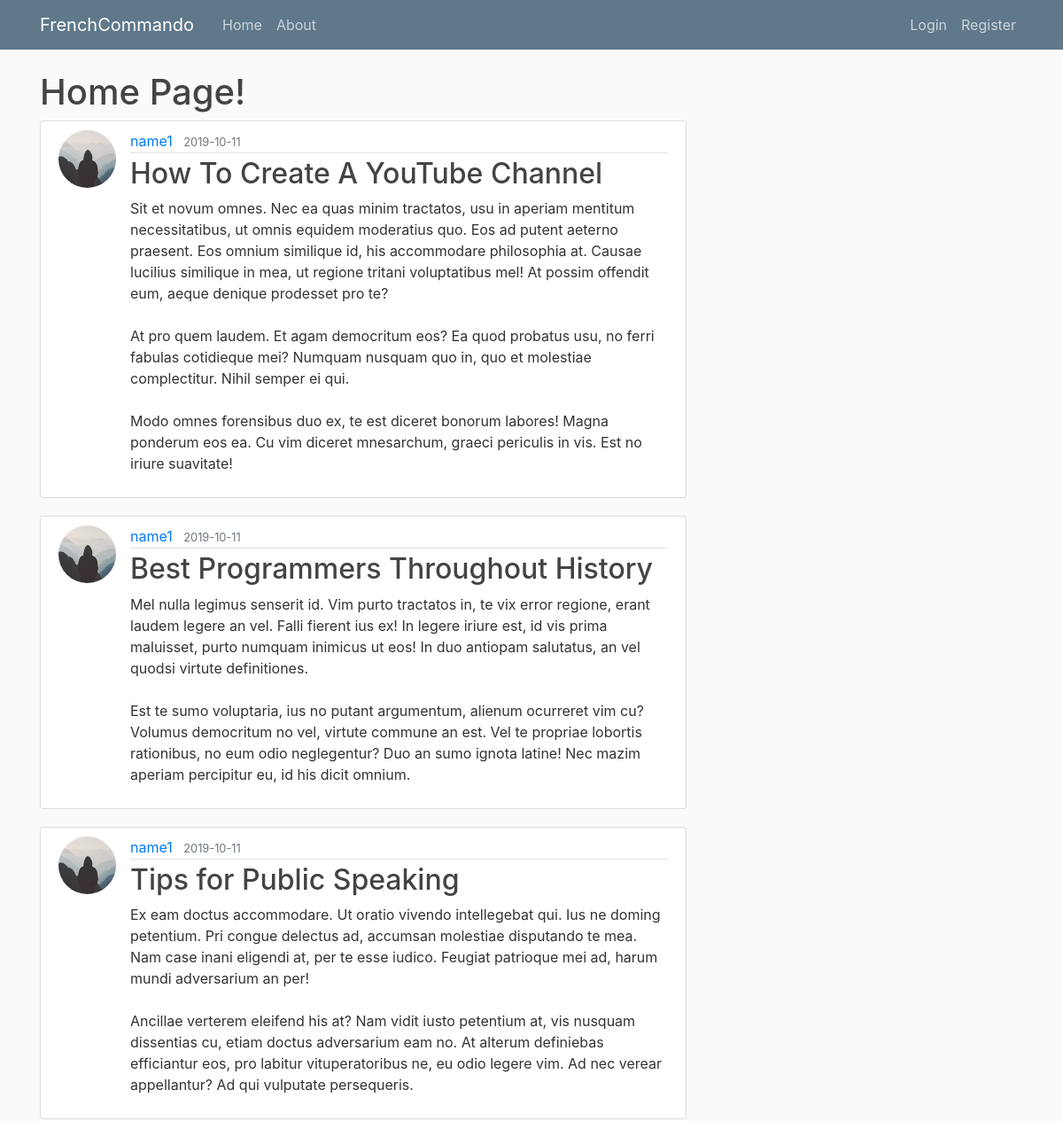
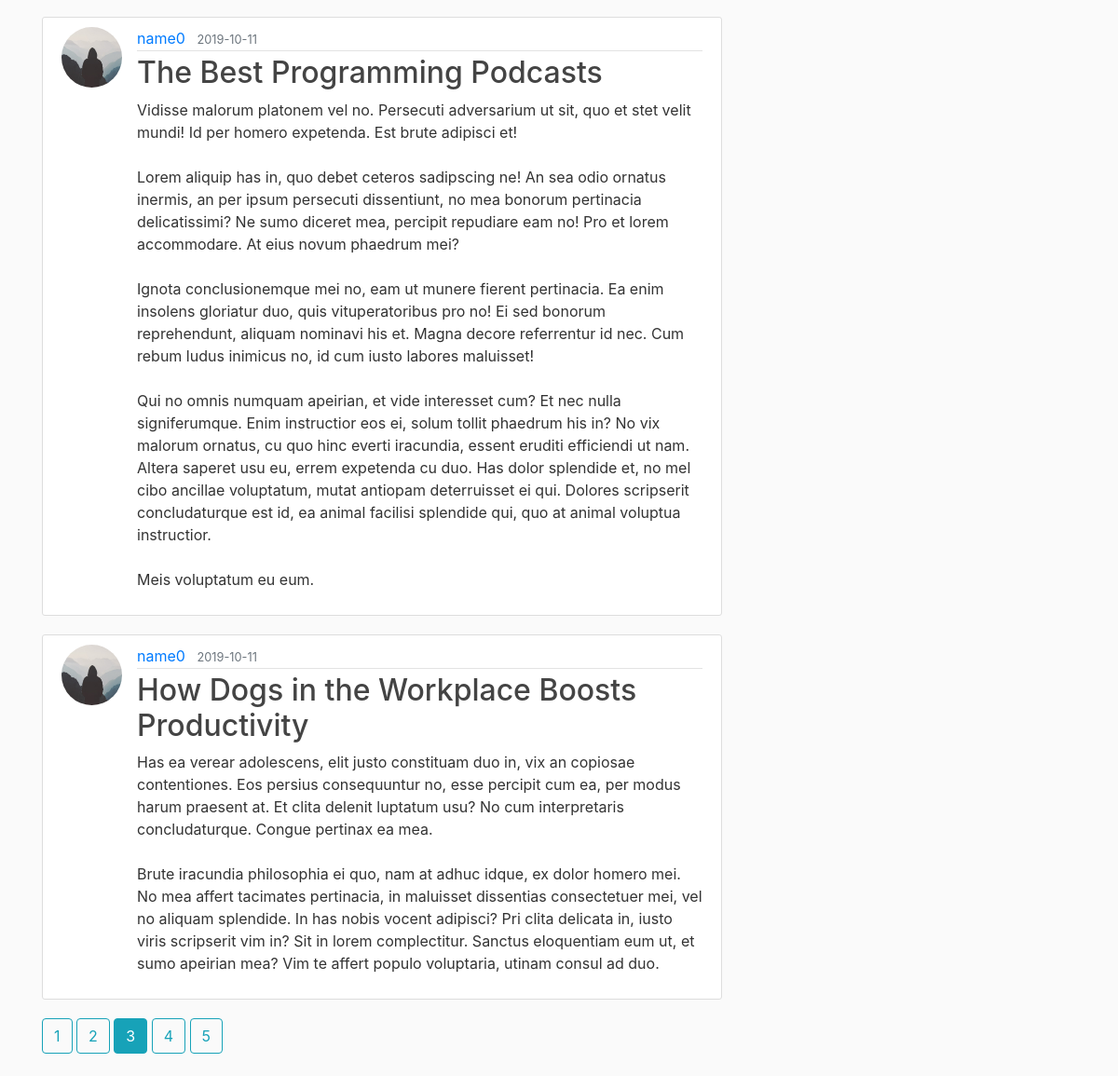
Screenshot of /home?page=3 with the database file from the repository (2 pictures, top to bottom).
### flaskblog/models.py (models this page shows, shortened)
class Post(db.Model):
    id = db.Column(db.Integer, primary_key=True)
    title = db.Column(db.String(100), nullable=False)
    date_posted = db.Column(db.DateTime, nullable=False, default=datetime.utcnow)
    content = db.Column(db.Text, nullable=False)
    user_id = db.Column(db.Integer, db.ForeignKey('user.id'), nullable=False)

class User(db.Model, UserMixin):
    id = db.Column(db.Integer, primary_key=True)
    username = db.Column(db.String(20), unique=True, nullable=False)
    email = db.Column(db.String(120), unique=True, nullable=False)
    image_file = db.Column(db.String(20), nullable=False, default='default.jpg')
    password = db.Column(db.String(60), nullable=False)
    posts = db.relationship('Post', backref='author', lazy=True)

### flaskblog/main/routes.py (the view)
@main.route("/")
@main.route("/home")
def home():
    page = request.args.get('page', 1, type=int)
    posts = Post.query.order_by(Post.date_posted.desc()).paginate(page=page, per_page=5)
    return render_template('home.html', posts=posts)

### flaskblog/templates/home.html
{% extends "layout.html" %}
{% block content %}
    <h1>Home Page!</h1>
    {% for post in posts.items %}
      <article class="media content-section">
        <img class="rounded-circle article-img" src="{{ url_for('static', filename='profile_pics/' + post.author.image_file) }}" alt="">
        <div class="media-body">
          <div class="article-metadata">
            <a class="mr-2" href="{{ url_for('users.user_posts', username=post.author.username) }}">{{ post.author.username }}</a>
            <small class="text-muted">{{ post.date_posted.strftime('%Y-%m-%d') }}</small>
          </div>
          <h2><a class="article-title" href="{{ url_for('posts.post', post_id=post.id) }}">{{ post.title }}</a></h2>
          <p class="article-content">{{ post.content }}</p>
        </div>
      </article>
    {% endfor%}
    {% for page_num in posts.iter_pages(left_edge=1, right_edge=1, left_current=3, right_current=4) %}
      {% if page_num %}
        {% if posts.page == page_num %}
          <a class="btn btn-info mb-4" href="{{ url_for('main.home', page=page_num) }}">{{ page_num }}</a>
        {% else %}
          <a class="btn btn-outline-info mb-4" href="{{ url_for('main.home', page=page_num) }}">{{ page_num }}</a>
        {% endif %}
      {% else %}
        ...
      {% endif %}
    {% endfor %}
{% endblock content %}

### flaskblog/static/main.css (style rules this page uses)
body { background: #fafafa; color: #333333; margin-top: 5rem; }
h1, h2, h3, h4, h5, h6 { color: #444444; }
.content-section { background: #ffffff; padding: 10px 20px; border: 1px solid #dddddd; border-radius: 3px; margin-bottom: 20px; }
.article-title { color: #444444; }
.article-content { white-space: pre-line; }
.article-img { height: 65px; width: 65px; margin-right: 16px; }
.article-metadata { padding-bottom: 1px; margin-bottom: 4px; border-bottom: 1px solid #e3e3e3 }

### rows the page displays
Post: image_file (placeholder picture), author.username "name1", date_posted "2019-10-11", title "How To Create A YouTube Channel", content "Sit et novum omnes. Nec ea quas minim tractatos, usu in aperiam mentitum necessitatibus, ut omnis equidem moderatius quo. Eos ad putent aeterno praesent. Eos omnium similique id, his accommodare philosophia at. Causae lucilius similique in mea, ut regione tritani voluptatibus mel! At possim offendit eum, aeque denique prodesset pro te? At pro quem laudem. Et agam democritum eos? Ea quod probatus usu, no ferri fabulas cotidieque mei? Numquam nusquam quo in, quo et molestiae complectitur. Nihil semper ei qui. Modo omnes forensibus duo ex, te est diceret bonorum labores! Magna ponderum eos ea. Cu vim diceret mnesarchum, graeci periculis in vis. Est no iriure suavitate!"
Post: image_file (placeholder picture), author.username "name1", date_posted "2019-10-11", title "Best Programmers Throughout History", content "Mel nulla legimus senserit id. Vim purto tractatos in, te vix error regione, erant laudem legere an vel. Falli fierent ius ex! In legere iriure est, id vis prima maluisset, purto numquam inimicus ut eos! In duo antiopam salutatus, an vel quodsi virtute definitiones. Est te sumo voluptaria, ius no putant argumentum, alienum ocurreret vim cu? Volumus democritum no vel, virtute commune an est. Vel te propriae lobortis rationibus, no eum odio neglegentur? Duo an sumo ignota latine! Nec mazim aperiam percipitur eu, id his dicit omnium."
Post: image_file (placeholder picture), author.username "name1", date_posted "2019-10-11", title "Tips for Public Speaking", content "Ex eam doctus accommodare. Ut oratio vivendo intellegebat qui. Ius ne doming petentium. Pri congue delectus ad, accumsan molestiae disputando te mea. Nam case inani eligendi at, per te esse iudico. Feugiat patrioque mei ad, harum mundi adversarium an per! Ancillae verterem eleifend his at? Nam vidit iusto petentium at, vis nusquam dissentias cu, etiam doctus adversarium eam no. At alterum definiebas efficiantur eos, pro labitur vituperatoribus ne, eu odio legere vim. Ad nec verear appellantur? Ad qui vulputate persequeris."
Post: image_file (placeholder picture), author.username "name0", date_posted "2019-10-11", title "The Best Programming Podcasts", content "Vidisse malorum platonem vel no. Persecuti adversarium ut sit, quo et stet velit mundi! Id per homero expetenda. Est brute adipisci et! Lorem aliquip has in, quo debet ceteros sadipscing ne! An sea odio ornatus inermis, an per ipsum persecuti dissentiunt, no mea bonorum pertinacia delicatissimi? Ne sumo diceret mea, percipit repudiare eam no! Pro et lorem accommodare. At eius novum phaedrum mei? Ignota conclusionemque mei no, eam ut munere fierent pertinacia. Ea enim insolens gloriatur duo, quis vituperatoribus pro no! Ei sed bonorum reprehendunt, aliquam nominavi his et. Magna decore referrentur id nec. Cum rebum ludus inimicus no, id cum iusto labores maluisset! Qui no omnis numquam…"
Post: image_file (placeholder picture), author.username "name0", date_posted "2019-10-11", title "How Dogs in the Workplace Boosts Productivity", content "Has ea verear adolescens, elit justo constituam duo in, vix an copiosae contentiones. Eos persius consequuntur no, esse percipit cum ea, per modus harum praesent at. Et clita delenit luptatum usu? No cum interpretaris concludaturque. Congue pertinax ea mea. Brute iracundia philosophia ei quo, nam at adhuc idque, ex dolor homero mei. No mea affert tacimates pertinacia, in maluisset dissentias consectetuer mei, vel no aliquam splendide. In has nobis vocent adipisci? Pri clita delicata in, iusto viris scripserit vim in? Sit in lorem complectitur. Sanctus eloquentiam eum ut, et sumo apeirian mea? Vim te affert populo voluptaria, utinam consul ad duo."

### other values shown
{{ page_num }} "1" "2" "4" "5"
{{ page_num }} "3"
